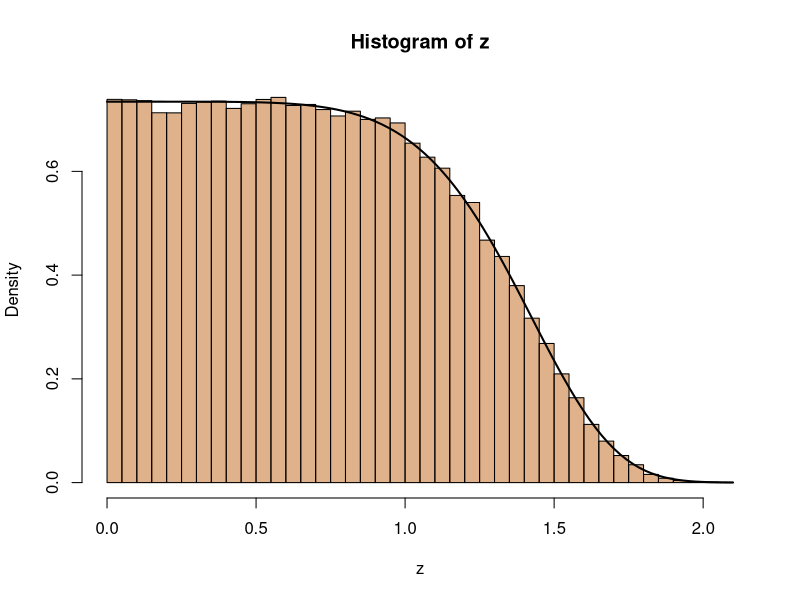

The R script that drew this image:
# # # #
# Problem 1: Sampling from a gamma distribution...
#
# Author: A Walker
# # # #


# Since f(x) = exp{-x^6/10} and gamma is f(x) = c*exp{-lambda*x^{1/alpha}}...
lambda <- 1/10; alpha <- 1/6
N <- 1e5 # number of samples to generate
y <- rgamma(N, alpha, lambda)
z <- y^alpha


hist(z, breaks = 30, freq = F, col = rgb(0.75,0.4,0.1,0.5)) # z is your sample

target <- function(x){exp(-lambda*x^(1/alpha))/
integrate(function(x) exp(-lambda*x^(1/alpha)),0,Inf)$value}
curve(target,lwd=2,add=T)
